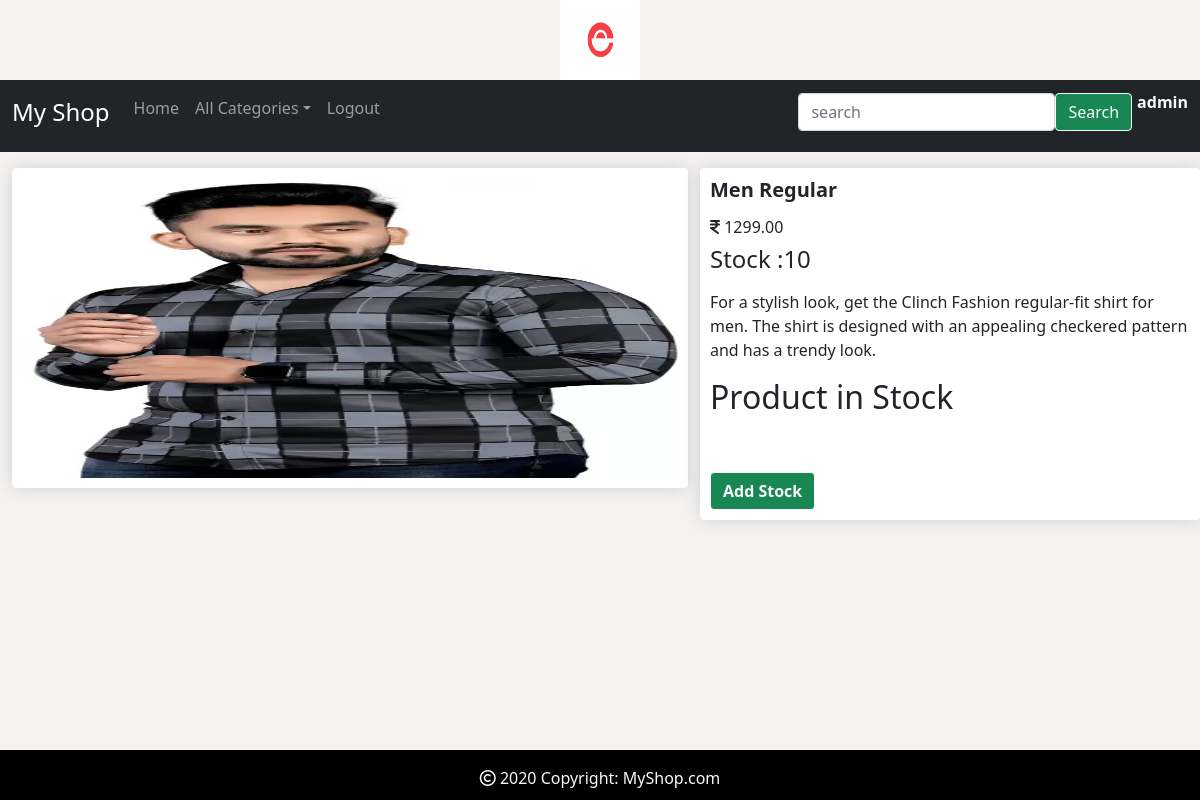
The app's page /details/1 (signed in) with its own data.
### shop/models.py (models this page shows, shortened)
class Product(models.Model):
    name=models.CharField(max_length=30)
    desc=models.TextField()
    image=models.ImageField(upload_to='product',blank=True,null=True)
    price=models.DecimalField(max_digits=10,decimal_places=2)
    stock=models.IntegerField()
    available=models.BooleanField(default=True)
    created=models.DateTimeField(auto_now_add=True)
    updated=models.DateTimeField(auto_now=True)
    category=models.ForeignKey(Category,on_delete=models.CASCADE)

### shop/views.py (the view)
# urls.py: path('details/<int:p>', views.details, name='details'),
@login_required
def details(request,p):
    i=Product.objects.get(id=p)
    return render(request,template_name='details.html',context={'i':i})

### cart/context_processors.py (called while the page is built)
def total(request):
    item_count=0
    if request.user.is_authenticated:
        u=request.user
        try:
            c = Cart.objects.filter(user=u)
            for i in c:
                item_count +=i.quantity
        except:
            item_count=0
    return{'count':item_count}

### shop/context_processors.py (called while the page is built)
def menulinks(request):
    links=Category.objects.all()
    return {'links':links}

### templates/details.html
{%extends 'base.html'%}
{%load static%}
{%block body%}
<div class="container-fluid">
    <div class="row mt-3">
        <div class="col-md-7">
            <div class="box-element">
                <img src="{{i.image.url}}" width="100%" height="300px;">
            </div>
        </div>
        <div class="col-md-5 box-element">
            <div>
                <h5 class="fw-bold">{{i.name}}</h5>
                <h6 class="mt-3"><i class="fa-solid fa-indian-rupee-sign"></i> {{i.price}}</h6>
                <h4>Stock :{{i.stock}}</h4>
                <p style="text-element:justify;" class="mt-3">{{i.desc}}</p>
                {% if user.is_authenticated %}
                    {%if user.is_superuser == True %}
                        {% if i.stock == 0 %}
                            <h2>Product is out Of Stock</h2>
                            <a class="btn btn-success btn-outline-light fw-bold mt-5" href="{% url 'admin:index' %}">Add Stock</a>
                        {% else %}
                            <h2>Product in Stock</h2>
                            <a class="btn btn-success btn-outline-light fw-bold mt-5" href="{% url 'admin:index' %}">Add Stock</a>
                        {%endif%}
                        {%else%}
                            {% if i.stock == 0 %}
                                <h2>Out Of Stock</h2>
                            {%else%}
                                <a class="btn btn-success btn-outline-light fw-bold mt-5" href="{% url 'cart:addtocart' i.name %}">Add to cart</a>
                            {%endif%}
                    {%endif%}
                {%endif%}
            </div>
        </div>
    </div>
</div>
{%endblock%}

### templates/base.html (shortened to what this page needs)
<!DOCTYPE html>
{%load static%}
<html lang="en">
<head>
    <link href="https://cdn.jsdelivr.net/npm/bootstrap@5.0.2/dist/css/bootstrap.min.css" rel="stylesheet">
    <link rel="stylesheet" type="text/css" href="{%static 'css/style.css'%}">
    <link rel="stylesheet" type="text/css" href="{%static 'css/style.css'%}">
    <link rel="stylesheet" href="https://cdnjs.cloudflare.com/ajax/libs/font-awesome/6.5.1/css/all.min.css" />
</head>
<body>
<header>
    <div class="container-fluid">
        <center><img src="{%static 'images/logo.png'%}" height="80px" width="80px"></center>
    </div>
</header>
<nav class="navbar navbar-expand-lg navbar-dark bg-dark">
    <div class="container-fluid">
        <a class="navbar-brand" href="#"><h4>My Shop</h4></a>
        <div class="mb-2 collapse navbar-collapse" id="navbarSupportedContent">
            <ul class="navbar-nav me-auto mb-2">
                <li class="nav-item">
                    <a class="nav-link" href="{%url 'shop:home'%}">Home</a>
                </li>
                <li class="nav-item dropdown">
                    <a class="nav-link dropdown-toggle" href="#" id="navdropdown" data-bs-toggle="dropdown" role="button">All Categories</a>
                 {%if user.is_authenticated%}
                <li class="nav-item">
                    <a class="nav-link" href="{%url 'shop:logout'%}">Logout</a>
                </li>
                {%endif%}
            </ul>
            {%if user.is_authenticated%}
            <form class="d-flex" method="post" action="{%url 'search:search'%}">
                <input type="search" class="form-control" placeholder="search" name="s">
                <button class="btn btn-success btn-outline-light" type="submit"> Search </button>
                <h6 class="fw-bold text-light" style="padding-left:5px;"> {{user.username}}</h6>
            </form>
            {%endif%}
        </div>
    </div>
</nav>
{%block body%}
{%endblock%}
<footer class="text-lg-start text-light footer">
  <div class="text-center p-3">
    <i class="fa-regular fa-copyright"></i> 2020 Copyright:
    <a class="text-light" href="#" style="text-decoration: none;">MyShop.com</a>
  </div>
</footer>
</body>
</html>

### static/css/style.css (style rules this page uses)
body { background-color: #f5f3f2; }
.footer { background-color:black; text-align:center; width:100%; height:50px; position:fixed; bottom:0; left:0; }
.box-element { box-shadow:hsl(0, 0%, 80%) 0 0 16px; background-color: #fff; border-radius: 4px; padding: 10px; }

### records on screen
Product: image (picture), name "Men Regular", price "1299.00", stock "10", desc "For a stylish look, get the Clinch Fashion regular-fit shirt for men. The shirt is designed with an appealing checkered pattern and has a trendy look."

### other values on screen
{{ user.username }} "admin"
